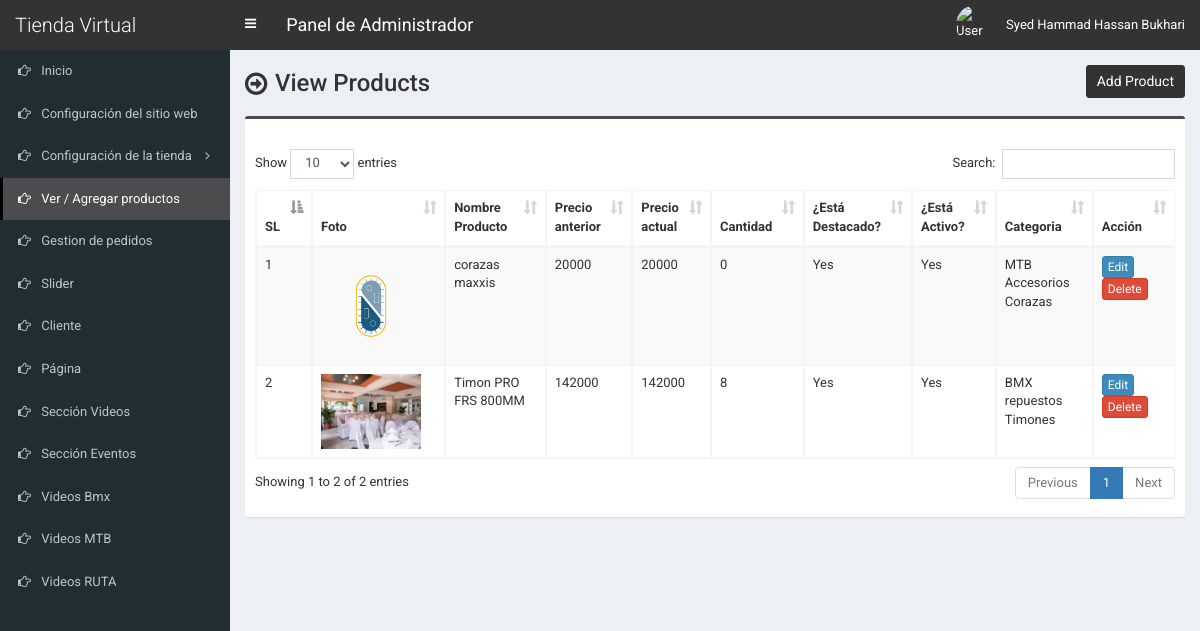
The page /admin/product.php (signed in) on the database its author committed.
### tables this page shows
CREATE TABLE `tbl_product` (
  `p_id` int(11) NOT NULL,
  `p_name` varchar(255) NOT NULL,
  `p_old_price` varchar(10) NOT NULL,
  `p_current_price` varchar(10) NOT NULL,
  `p_qty` int(10) NOT NULL,
  `p_featured_photo` varchar(255) NOT NULL,
  `p_description` text NOT NULL,
  `p_short_description` text NOT NULL,
  `p_feature` text NOT NULL,
  `p_condition` text NOT NULL,
  `p_return_policy` text NOT NULL,
  `p_total_view` int(11) NOT NULL,
  `p_is_featured` int(1) NOT NULL,
  `p_is_active` int(1) NOT NULL,
  `ecat_id` int(11) NOT NULL
);

CREATE TABLE `tbl_top_category` (
  `tcat_id` int(11) NOT NULL,
  `tcat_name` varchar(255) NOT NULL,
  `show_on_menu` int(1) NOT NULL
);

CREATE TABLE `tbl_mid_category` (
  `mcat_id` int(11) NOT NULL,
  `mcat_name` varchar(255) NOT NULL,
  `tcat_id` int(11) NOT NULL
);

CREATE TABLE `tbl_end_category` (
  `ecat_id` int(11) NOT NULL,
  `ecat_name` varchar(255) NOT NULL,
  `mcat_id` int(11) NOT NULL
);

### admin/product.php (the view, shortened to what this page needs)
<?php require_once('header.php'); ?>
<section class="content-header">
	<div class="content-header-left">
		<h1>View Products</h1>
	</div>
	<div class="content-header-right">
		<a href="product-add.php" class="btn btn-primary btn-sm">Add Product</a>
	</div>
</section>
<section class="content">
	<div class="row">
		<div class="col-md-12">
			<div class="box box-info">
				<div class="box-body table-responsive">
					<table id="example1" class="table table-bordered table-striped">
						<thead>
							<tr>
								<th width="30">SL</th>
								<th>Foto</th>
								<th width="200">Nombre Producto</th>
								<th width="60">Precio anterior</th>
								<th width="60">Precio actual</th>
								<th width="60">Cantidad</th>
								<th>¿Está Destacado?</th>
								<th>¿Está Activo?</th>
								<th>Categoria</th>
								<th width="80">Acción</th>
							</tr>
						</thead>
						<tbody>
							<?php
							$i=0;
							$statement = $pdo->prepare("SELECT
														t1.p_id,
														t1.p_name,
														t1.p_old_price,
														t1.p_current_price,
														t1.p_qty,
														t1.p_featured_photo,
														t1.p_is_featured,
														t1.p_is_active,
														t1.ecat_id,
														t2.ecat_id,
														t2.ecat_name,
														t3.mcat_id,
														t3.mcat_name,
														t4.tcat_id,
														t4.tcat_name
							                           	FROM tbl_product t1
							                           	JOIN tbl_end_category t2
							                           	ON t1.ecat_id = t2.ecat_id
							                           	JOIN tbl_mid_category t3
							                           	ON t2.mcat_id = t3.mcat_id
							                           	JOIN tbl_top_category t4
							                           	ON t3.tcat_id = t4.tcat_id
							                           	ORDER BY t1.p_id DESC
							                           	");
							$statement->execute();
							$result = $statement->fetchAll(PDO::FETCH_ASSOC);
							foreach ($result as $row) {
								$i++;
								?>
								<tr>
									<td><?php echo $i; ?></td>
									<td style="width:130px;"><img src="../assets/uploads/<?php echo $row['p_featured_photo']; ?>" alt="<?php echo $row['p_name']; ?>" style="width:100px;"></td>
									<td><?php echo $row['p_name']; ?></td>
									<td><?php echo $row['p_old_price']; ?></td>
									<td><?php echo $row['p_current_price']; ?></td>
									<td><?php echo $row['p_qty']; ?></td>
									<td>
										<?php if($row['p_is_featured'] == 1) {echo 'Yes';} else {echo 'No';} ?>
									</td>
									<td>
										<?php if($row['p_is_active'] == 1) {echo 'Yes';} else {echo 'No';} ?>
									</td>
									<td><?php echo $row['tcat_name']; ?><br><?php echo $row['mcat_name']; ?><br><?php echo $row['ecat_name']; ?></td>
									<td>
										<a href="product-edit.php?id=<?php echo $row['p_id']; ?>" class="btn btn-primary btn-xs">Edit</a>
										<a href="#" class="btn btn-danger btn-xs" data-href="product-delete.php?id=<?php echo $row['p_id']; ?>" data-toggle="modal" data-target="#confirm-delete">Delete</a>
									</td>
								</tr>
								<?php
							}
							?>
						</tbody>
					</table>
				</div>
			</div>
		</div>
	</div>
</section>
<?php require_once('footer.php'); ?>

### admin/style.css (style rules this page uses)
body { font-size: 13px; font-family: 'Roboto', sans-serif; }
.content-header>h1, .content-header .content-header-left h1 { font-family: 'Roboto', sans-serif; }
.box-info { padding-top: 20px; }
.content-header { overflow: hidden; }
.content-header .content-header-left { float: left; padding-top: 5px; }
.content-header .content-header-right { float: right; }
.content-header .content-header-left h1 { margin-top: 0; margin-bottom: 0; padding-left: 30px; padding-bottom: 5px; font-size: 24px; position: relative; }
.content-header .content-header-left h1:before { position: absolute; top: 0; left: 0; font-family: 'FontAwesome', sans-serif; font-size: 26px; content: '\f18e'; }
.content-header .content-header-right a { position: relative; font-size: 14px; }
.box.box-info { border-top-color: #4c4c4c; }
.content-header .content-header-right a { background-color: #333333; border-color: #333333; }

### rows shown on the page
tbl_product: p_featured_photo (picture), p_name "corazas maxxis", p_old_price "20000", p_current_price "20000", p_qty "0", p_is_featured "Yes", p_is_active "Yes", tbl_top_category.tcat_name "MTB", tbl_mid_category.mcat_name "Accesorios", ecat.ecat_name "Corazas"
tbl_product: p_featured_photo (picture), p_name "Timon PRO FRS 800MM", p_old_price "142000", p_current_price "142000", p_qty "8", p_is_featured "Yes", p_is_active "Yes", tbl_top_category.tcat_name "BMX", tbl_mid_category.mcat_name "repuestos", ecat.ecat_name "Timones"

### other values the page prints
$_SESSION['user']['full_name'] "Syed Hammad Hassan Bukhari"
